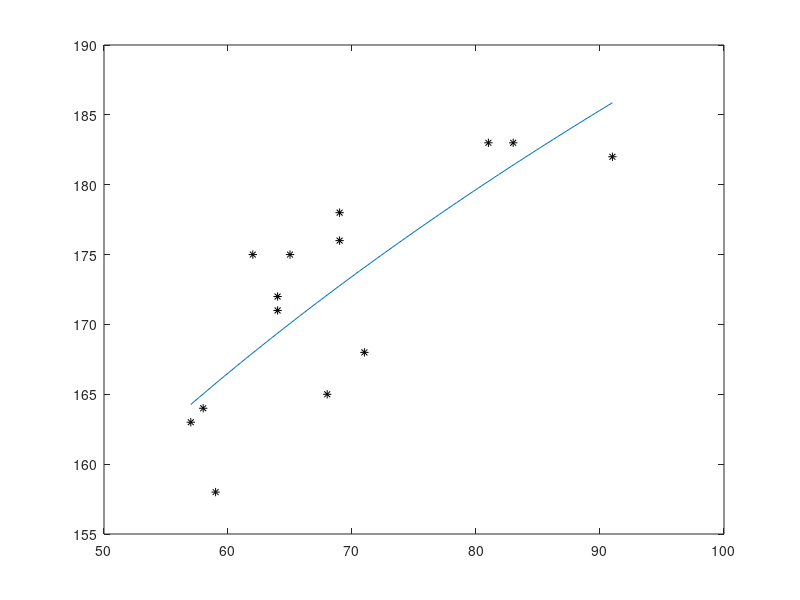

Reproduce this figure in MATLAB.
x = [57.000000 57.340000 57.680000 58.020000 58.360001 58.700001 59.040001 59.380001 59.720001 60.060001 60.400002 60.740002 61.080002 61.420002 61.760002 62.100002 62.440002 62.780003 63.120003 63.460003 63.800003 64.139999 64.479996 64.819992 65.159988 65.499985 65.839981 66.179977 66.519974 66.859970 67.199966 67.539963 67.879959 68.219955 68.559952 68.899948 69.239944 69.579941 69.919937 70.259933 70.599930 70.939926 71.279922 71.619919 71.959915 72.299911 72.639908 72.979904 73.319901 73.659897 73.999893 74.339890 74.679886 75.019882 75.359879 75.699875 76.039871 76.379868 76.719864 77.059860 77.399857 77.739853 78.079849 78.419846 78.759842 79.099838 79.439835 79.779831 80.119827 80.459824 80.799820 81.139816 81.479813 81.819809 82.159805 82.499802 82.839798 83.179794 83.519791 83.859787 84.199783 84.539780 84.879776 85.219772 85.559769 85.899765 86.239761 86.579758 86.919754 87.259750 87.599747 87.939743 88.279739 88.619736 88.959732 89.299728 89.639725 89.979721 90.319717 90.659714 90.999710];
y = [164.271576 164.529724 164.786743 165.042648 165.297455 165.551178 165.803818 166.055389 166.305908 166.555374 166.803802 167.051193 167.297577 167.542953 167.787338 168.030716 168.273148 168.514587 168.755066 168.994598 169.233185 169.470840 169.707550 169.943359 170.178268 170.412262 170.645370 170.877594 171.108948 171.339417 171.569031 171.797806 172.025726 172.252792 172.479034 172.704468 172.929077 173.152863 173.375854 173.598068 173.819458 174.040085 174.259933 174.479004 174.697327 174.914886 175.131683 175.347733 175.563049 175.777634 175.991486 176.204636 176.417053 176.628754 176.839752 177.050049 177.259674 177.468582 177.676819 177.884384 178.091263 178.297485 178.503036 178.707932 178.912170 179.115768 179.318726 179.521042 179.722733 179.923782 180.124207 180.324020 180.523209 180.721802 180.919769 181.117157 181.313919 181.510101 181.705704 181.900696 182.095139 182.288986 182.482269 182.674973 182.867111 183.058685 183.249725 183.440201 183.630127 183.819504 184.008331 184.196625 184.384384 184.571609 184.758316 184.944489 185.130142 185.315292 185.499908 185.684036 185.867630 ];
x0 = [83 71 64 69 69 64 68 59 81 91 57 65 58 62];
y0 = [183 168 171 178 176 172 165 158 183 182 163 175 164 175];

plot(x, y);
hold;
plot(x0, y0, 'k *');

print("-r60", "power-regression.png");